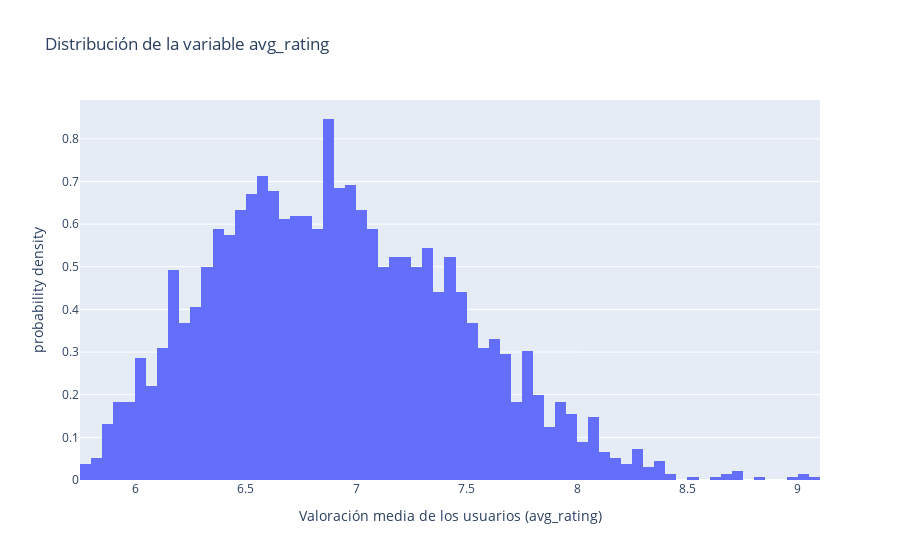

The notebook cell saved with this chart:
### Markdown cell above
#### 4.2.1 Valoración media de los usuarios - `avg_rating`
Evaluemos la distribución de la variable `avg_rating`.

### Code cell
fig_rating = px.histogram(bgg, x="avg_rating", histnorm="probability density", title="Distribución de la variable avg_rating", 
                  labels = {
                      "avg_rating": "Valoración media de los usuarios (avg_rating)",
                  })
fig_rating.show()

### Figure 1 — Plotly figure (JSON) as saved in the notebook; plotly's stock layout.template omitted (floating-point values rounded to 4 significant figures; data arrays with more than 128 entries replaced by an {"elided": "..."} marker saying what was removed)
{"data": [{"alignmentgroup": "True", "bingroup": "x", "histnorm": "probability density", "hovertemplate": "Valoración media de los usuarios (avg_rating)=%{x}<br>probability density=%{y}<extra></extra>", "legendgroup": "", "marker": {"color": "#636efa", "pattern": {"shape": ""}}, "name": "", "offsetgroup": "", "orientation": "v", "showlegend": false, "type": "histogram", "x": {"elided": "2717 float values"}, "xaxis": "x", "yaxis": "y"}], "layout": {"barmode": "relative", "legend": {"tracegroupgap": 0}, "title": {"text": "Distribución de la variable avg_rating"}, "xaxis": {"anchor": "y", "domain": [0, 1], "title": {"text": "Valoración media de los usuarios (avg_rating)"}}, "yaxis": {"anchor": "x", "domain": [0, 1], "title": {"text": "probability density"}}}}
